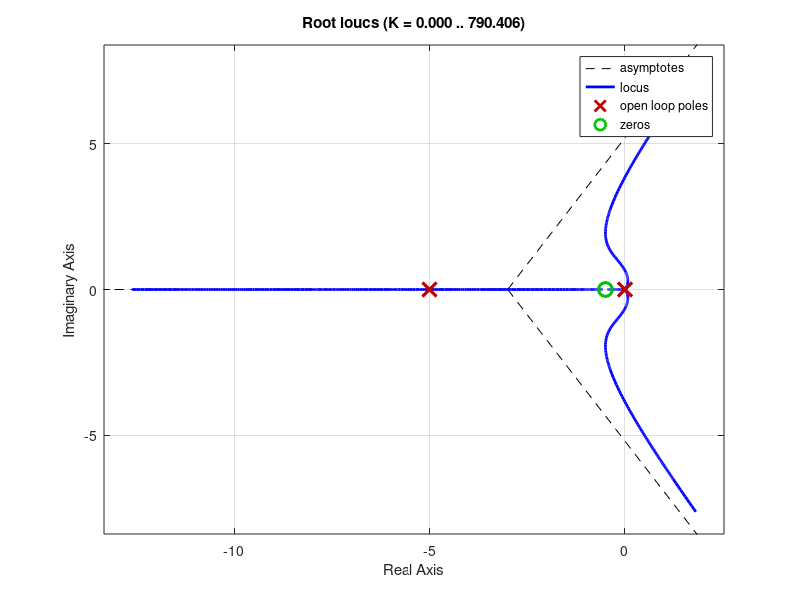
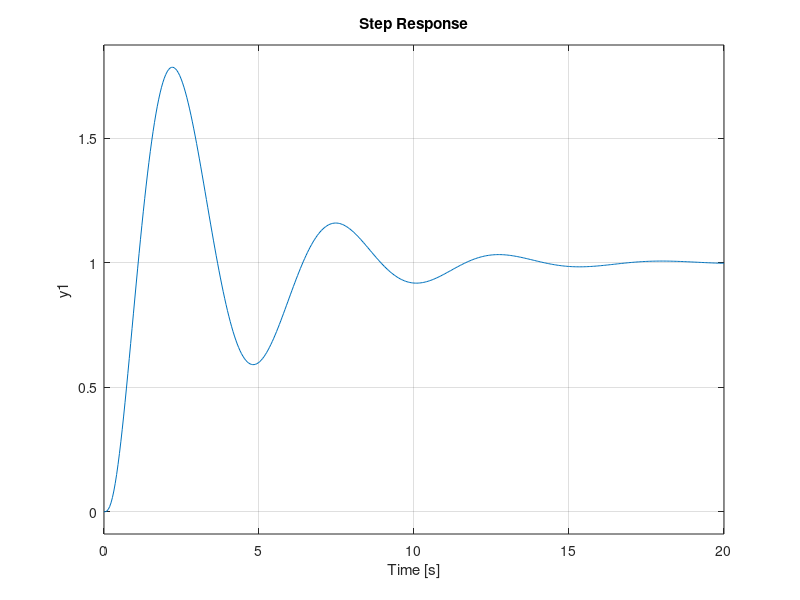

These charts were generated, in order, by the following MATLAB code:
%% System Definition
close all
s = tf('s');

Gol = 1/s^3;
K1 = (s + 5e-1)^2/(s + 5e0)^2;

figure(1)
rlocus(K1*Gol)

K2 = 3e1*K1;
K = K2*eye(6);
K_1 = K2*eye(4);

Gcl = feedback(K2*Gol, 1);

figure(2)
step(Gcl)

save('K', 'K', 'K_1');